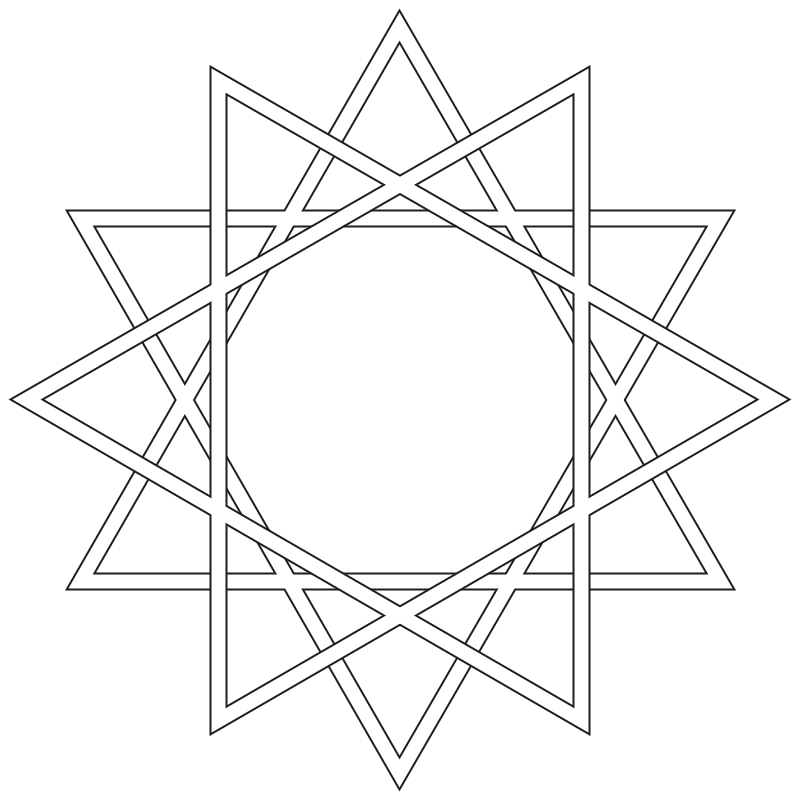
Frame 1 (no input)
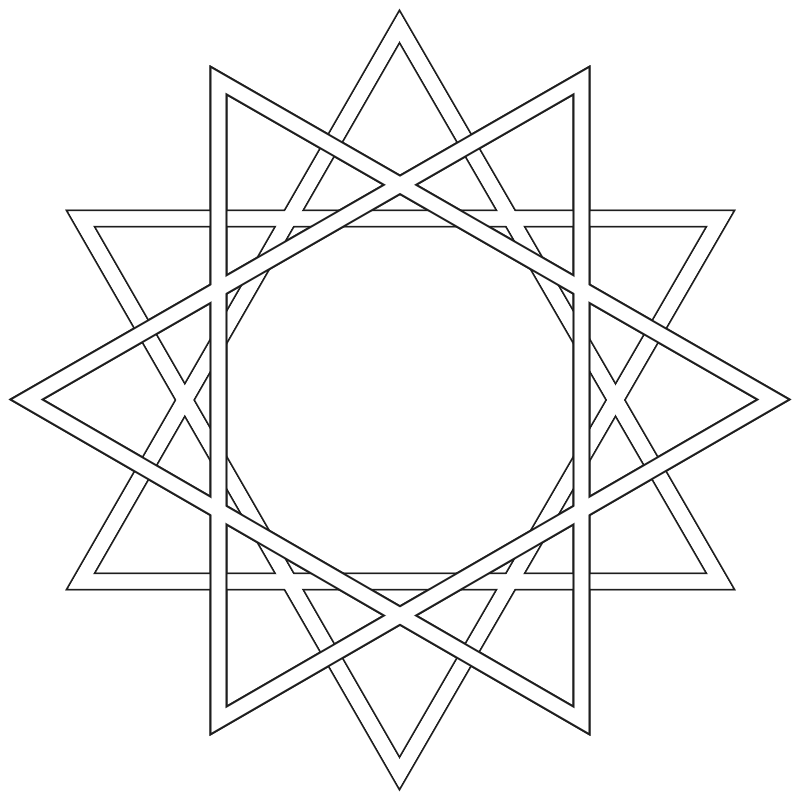
Frame 2 (the mouse pressed at the canvas centre, redrawn once)

The Processing sketch that drew these frames (run headless with seeded random() and noise(); the mouse was pressed at the canvas centre and the sketch redrawn once):

// Processing sketch: two_six_pointed_stars
// ── two_six_pointed_stars.pde

int canvas_size = 800;

void setup() {

  size(800, 800);
  smooth(10);
  stroke(30);
  strokeWeight(18);
  background(255);
  fill(255,0);
  noLoop();
}

void draw() {
  
  eqilateral_triangles();

//save("two_six_pointed_stars.jpg");

}

void eqilateral_triangles() { 

  int angle = 60;
  float offset = width * .12;
  
  float side_length = width * .8;
  float triangle_height = sin(radians(angle)) * side_length;

  float x1 = (width - side_length) / 2;
  float x2 = cos(radians(angle)) * side_length + x1;
  float x3 = x1 + side_length;
  
  float y1 = (height - triangle_height) / 2;
  float y3 = triangle_height + y1;
  float y2 = ((y3 - y1) / 2) + y1;
  
  triangle(x1, y1 + offset, x2, y3 + offset, x3, y1 + offset);
  triangle(x2, y1 - offset, x3, y3 - offset, x1, y3 - offset);
  stroke(255);
  strokeWeight(14);
  triangle(x1, y1 + offset, x2, y3 + offset, x3, y1 + offset);
  triangle(x2, y1 - offset, x3, y3 - offset, x1, y3 - offset);
  
  stroke(30);
  strokeWeight(18);
  
  x1 = (width - triangle_height) / 2;
  x3 = triangle_height + x1;
  x2 = ((x3 - x1) / 2) + x1;

  y1 = (height - side_length) / 2;
  y2 = cos(radians(angle)) * side_length + y1;
  y3 = side_length + y1;
  
  triangle(x1 + offset, y1, x3 + offset, y2, x1 + offset, y3);
  triangle(x3 - offset, y1, x3 - offset, y3, x1 - offset, y2);
  stroke(255);
  strokeWeight(14);
  triangle(x1 + offset, y1, x3 + offset, y2, x1 + offset, y3);
  triangle(x3 - offset, y1, x3 - offset, y3, x1 - offset, y2);
}
